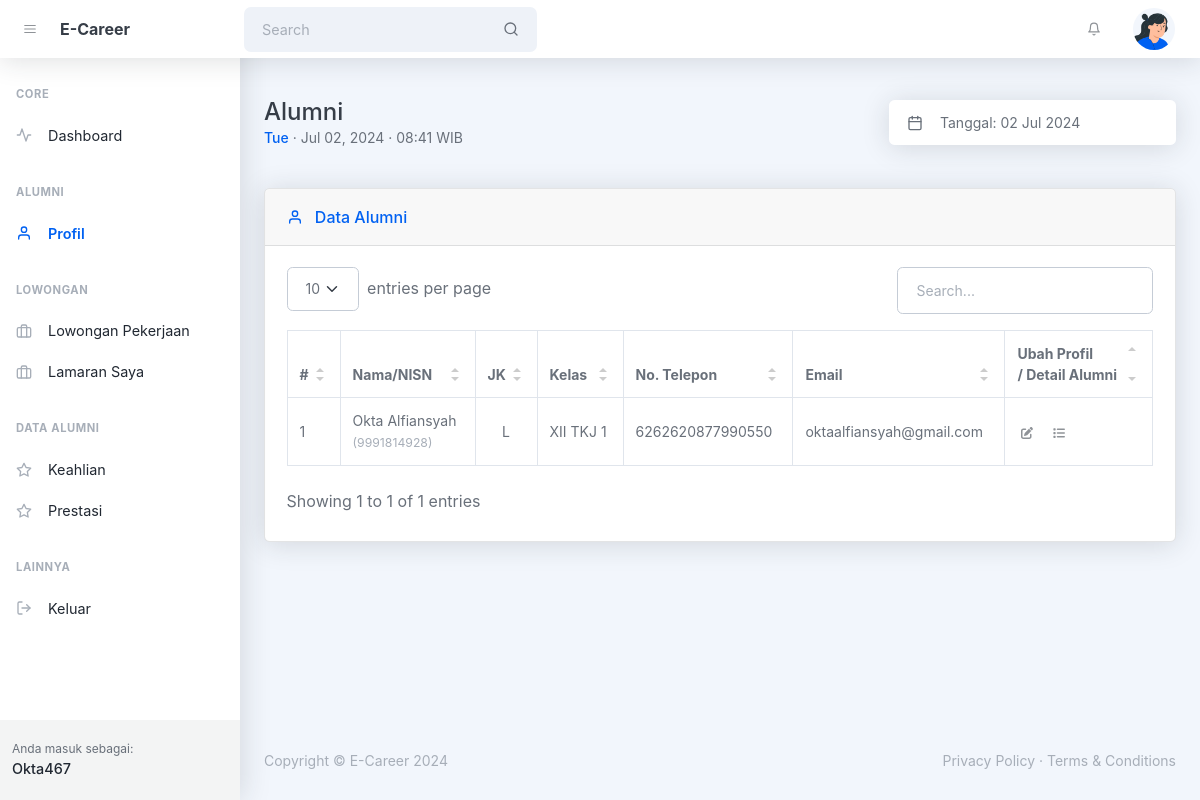
The app's page /alumni/profil.php?go=profil (signed in), older data.
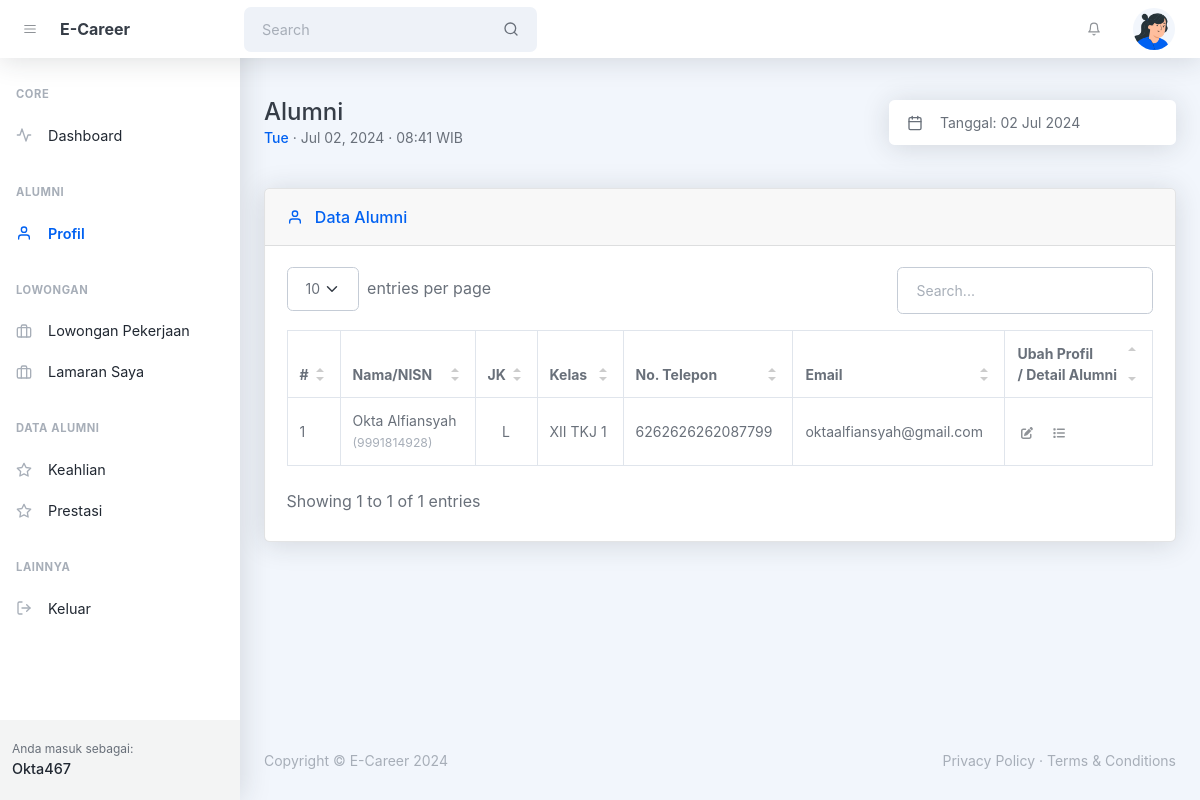
The same page, newer data.
### tables this page shows
CREATE TABLE `tbl_alumni` (
  `id` int(10) UNSIGNED NOT NULL,
  `id_pengguna` int(10) UNSIGNED DEFAULT NULL,
  `id_kelas` int(10) UNSIGNED DEFAULT NULL,
  `nisn` varchar(10) NOT NULL,
  `nama_alumni` varchar(128) NOT NULL,
  `jk` enum('l','p') NOT NULL,
  `alamat` varchar(255) NOT NULL,
  `tmp_lahir` varchar(64) NOT NULL,
  `tgl_lahir` date NOT NULL,
  `no_telp` varchar(16) DEFAULT NULL,
  `email` varchar(128) NOT NULL,
  `created_at` timestamp NOT NULL DEFAULT current_timestamp() ON UPDATE current_timestamp(),
  `updated_at` timestamp NULL DEFAULT NULL ON UPDATE current_timestamp()
);

CREATE TABLE `tbl_kelas` (
  `id` int(10) UNSIGNED NOT NULL,
  `id_wali_kelas` int(10) UNSIGNED DEFAULT NULL,
  `nama_kelas` varchar(32) NOT NULL,
  `created_at` timestamp NOT NULL DEFAULT current_timestamp(),
  `updated_at` timestamp NULL DEFAULT NULL ON UPDATE current_timestamp()
);

### helpers/isAccessAllowedHelper.php (called while the page is built, shortened)
<?php
function isAccessAllowed($expected_hak_akses = null): bool {
    include_once '../config/config.php';
    $current_hak_akses = $_SESSION['hak_akses'] ?? null;
    $expected_hak_akses = !is_array($expected_hak_akses)
        ? array($expected_hak_akses)
        : $expected_hak_akses;
    return true;
}
?>

### alumni/profil.php (the view, shortened to what the changed rows need)
<?php
include '../helpers/isAccessAllowedHelper.php';
if (!isAccessAllowed('alumni')) :
  session_destroy();
  echo "<meta http-equiv='refresh' content='0;" . base_url_return('index.php?msg=other_error') . "'>";
else :
  include_once '../config/connection.php';
?>
  <!DOCTYPE html>
  <html lang="en">
  <head>
    <?php include '_partials/head.php' ?>
  </head>
  <body class="nav-fixed">
    <div id="layoutSidenav">
      <div id="layoutSidenav_content">
        <main>
          <div class="container-xl px-4 mt-5">
            <div class="d-flex justify-content-between align-items-sm-center flex-column flex-sm-row mb-4">
              <div class="me-4 mb-3 mb-sm-0">
                <h1 class="mb-0">Alumni</h1>
              </div>
            </div>
            <div class="card card-header-actions mb-4 mt-5">
              <div class="card-body">
                <table id="datatablesSimple">
                  <thead>
                    <tr>
                      <th>#</th>
                      <th>Nama/NISN</th>
                      <th class="text-center">JK</th>
                      <th>Kelas</th>
                      <th>No. Telepon</th>
                      <th>Email</th>
                      <th>Ubah Profil <br>/ Detail Alumni</th> </tr>
                  </thead>
                  <tbody>
                    <?php
                    $no = 1;
                    $query_alumni = mysqli_query($connection,
                      "SELECT
                        a.id AS id_alumni, a.nisn, a.nama_alumni, a.jk, a.alamat, a.tmp_lahir, a.tgl_lahir, a.no_telp, a.email,
                        b.id AS id_kelas, b.nama_kelas,
                        c.id AS id_wali_kelas, c.nama_guru AS nama_wali_kelas,
                        f.id AS id_pengguna, f.username, f.hak_akses
                      FROM tbl_alumni AS a
                      LEFT JOIN tbl_kelas AS b
                        ON b.id = a.id_kelas
                      LEFT JOIN tbl_guru AS c
                        ON c.id = b.id_wali_kelas
                      LEFT JOIN tbl_pengguna AS f
                        ON f.id = a.id_pengguna
                      WHERE a.id = {$_SESSION['id_alumni']}");
                    while ($alumni = mysqli_fetch_assoc($query_alumni)):
                    ?>
                      <tr>
                        <td><?= $no++ ?></td>
                        <td>
                          <?= htmlspecialchars($alumni['nama_alumni']) ?>
                          <?= "<br><small class='text-muted'>({$alumni['nisn']})</small>" ?>
                        </td>
                        <td><div class="text-center"><?= ucfirst($alumni['jk']) ?></div></td>
                        <td><?= $alumni['nama_kelas'] ?></td>
                        <td><?= $alumni['no_telp'] ?></td>
                        <td><?= $alumni['email'] ?></td>
                        <td>
                          <button class="btn btn-datatable btn-icon btn-transparent-dark me-2 toggle_modal_ubah" type="button"
                            data-id_alumni="<?= $alumni['id_alumni'] ?>"
                            data-nama_alumni="<?= $alumni['nama_alumni'] ?>">
                            <i class="fa fa-pen-to-square"></i>
                          </button>
                          <button class="btn btn-datatable btn-icon btn-transparent-dark me-2 toggle_modal_detail_alumni" type="button"
                            data-id_alumni="<?= $alumni['id_alumni'] ?>"
                            data-nama_alumni="<?= $alumni['nama_alumni'] ?>"
                            data-username="<?= $alumni['username'] ?>"
                            data-hak_akses="<?= $alumni['hak_akses'] ?>"
                            data-alamat="<?= $alumni['alamat'] ?>"
                            data-tmp_lahir="<?= $alumni['tmp_lahir'] ?>"
                            data-tgl_lahir="<?= $alumni['tgl_lahir'] ?>">
                            <i class="fa fa-list"></i>
                          </button>
                        </td>
                      </tr>
                    <?php endwhile ?>
                  </tbody>
                </table>
              </div>
            </div>
          </div>
        </main>
      </div>
    </div>
  </body>
  </html>
<?php endif ?>

Row changes from the older to the newer data that the page shows:
changed tbl_alumni "Okta Alfiansyah": no_telp "6262620877990550" → "6262626262087799"
